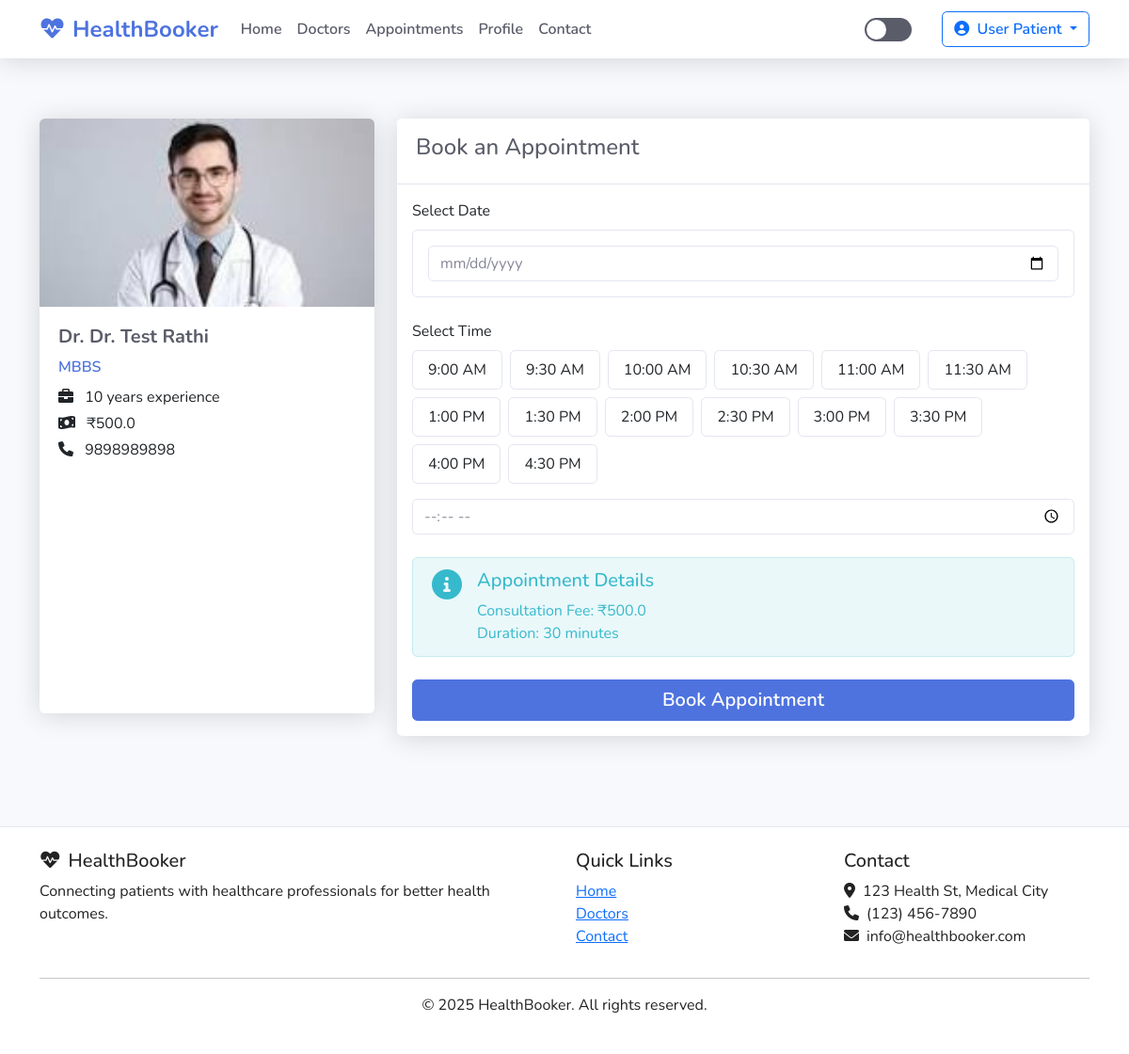
Page /book-appointment/1 (signed in) on the committed database.
### app.py (models this page shows, shortened)
class User(db.Model, UserMixin):
    id = db.Column(db.Integer, primary_key=True)
    name = db.Column(db.String(100), nullable=False)
    email = db.Column(db.String(120), unique=True, nullable=False)
    password = db.Column(db.String(60), nullable=False)
    user_type = db.Column(db.String(10), nullable=False)  # 'user' or 'doctor'
    profile_image = db.Column(db.String(20), nullable=False, default='default.jpg')
    date_joined = db.Column(db.DateTime, nullable=False, default=datetime.utcnow)
    appointments_as_user = db.relationship('Appointment', backref='patient', lazy=True,
                                          foreign_keys='Appointment.user_id')

class Doctor(db.Model):
    id = db.Column(db.Integer, primary_key=True)
    user_id = db.Column(db.Integer, db.ForeignKey('user.id'), nullable=False)
    specialization = db.Column(db.String(50), nullable=False)
    experience = db.Column(db.Integer, nullable=False)  # Years of experience
    fees = db.Column(db.Float, nullable=False)
    phone = db.Column(db.String(15), nullable=False)
    user = db.relationship('User', backref='doctor_profile', lazy=True,
                          foreign_keys=[user_id])
    appointments = db.relationship('Appointment', backref='doctor', lazy=True,
                                  foreign_keys='Appointment.doctor_id')

### routes.py (the view, shortened to what this page needs)
@app.route('/book-appointment/<int:doctor_id>', methods=['GET', 'POST'])
@login_required
def book_appointment(doctor_id):
    if current_user.user_type != 'user':
        flash('Only patients can book appointments.', 'warning')
        return redirect(url_for('doctors'))
    doctor = Doctor.query.get_or_404(doctor_id)
    form = AppointmentForm()
    return render_template('book_appointment.html', title='Book Appointment',
                          doctor=doctor, form=form)

### forms.py
class AppointmentForm(FlaskForm):
    date = DateField('Appointment Date', validators=[DataRequired()], format='%Y-%m-%d')
    time = TimeField('Appointment Time', validators=[DataRequired()], format='%H:%M')
    submit = SubmitField('Book Appointment')

### app.py (called while the page is built)
@login_manager.user_loader
def load_user(user_id):
    return User.query.get(int(user_id))

### templates/book_appointment.html (shortened to what this page needs)
<!DOCTYPE html>
<html lang="en">
<head>
    <link href="https://cdn.jsdelivr.net/npm/bootstrap@5.3.0/dist/css/bootstrap.min.css" rel="stylesheet">
    <link href="https://cdnjs.cloudflare.com/ajax/libs/font-awesome/6.0.0/css/all.min.css" rel="stylesheet">
    <link rel="stylesheet" href="https://cdn.jsdelivr.net/npm/flatpickr/dist/flatpickr.min.css">
    <link rel="stylesheet" href="{{ url_for('static', filename='css/main.css') }}">
</head>
<body>
    <nav class="navbar navbar-expand-lg navbar-light sticky-top">
        <div class="container">
            <a class="navbar-brand" href="{{ url_for('home') }}">
                <i class="fas fa-heartbeat me-2"></i>HealthBooker
            </a>
            <div class="collapse navbar-collapse" id="navbarNav">
                <ul class="navbar-nav me-auto">
                    <li class="nav-item">
                        <a class="nav-link" href="{{ url_for('home') }}">Home</a>
                    </li>
                    <li class="nav-item">
                        <a class="nav-link" href="{{ url_for('doctors') }}">Doctors</a>
                    </li>
                    {% if current_user.is_authenticated %}
                        {% if current_user.user_type == 'user' %}
                        <li class="nav-item">
                            <a class="nav-link" href="{{ url_for('user_appointments') }}">Appointments</a>
                        </li>
                        {% elif current_user.user_type == 'doctor' %}
                        <li class="nav-item">
                            <a class="nav-link" href="{{ url_for('doctor_appointments') }}">Appointments</a>
                        </li>
                        {% endif %}
                        <li class="nav-item">
                            <a class="nav-link" href="{{ url_for('profile') }}">Profile</a>
                        </li>
                    {% endif %}
                    <li class="nav-item">
                        <a class="nav-link" href="{{ url_for('contact') }}">Contact</a>
                    </li>
                </ul>
                <div class="d-flex align-items-center">
                    <div class="theme-toggle me-3" id="theme-toggle"></div>
                    <div class="ms-3">
                        {% if current_user.is_authenticated %}
                            <div class="dropdown">
                                <button class="btn btn-outline-primary dropdown-toggle" type="button" id="userDropdown" data-bs-toggle="dropdown" aria-expanded="false">
                                    <i class="fas fa-user-circle me-1"></i> {{ current_user.name }}
                                </button>
                            </div>
                        {% else %}
                            <a href="{{ url_for('login') }}" class="btn btn-outline-primary me-2">Login</a>
                            <a href="{{ url_for('register') }}" class="btn btn-primary">Register</a>
                        {% endif %}
                    </div>
                </div>
            </div>
        </div>
    </nav>
    <main>
        <div class="container py-5">
            <div class="row">
                <div class="col-lg-4 mb-4">
                    <div class="card doctor-card">
                        <img src="{{ url_for('static', filename='images/uploads/' + doctor.user.profile_image) }}" class="card-img-top" alt="{{ doctor.user.name }}">
                        <div class="doctor-info">
                            <h5 class="doctor-name">Dr. {{ doctor.user.name }}</h5>
                            <div class="doctor-specialization">{{ doctor.specialization }}</div>
                            <div class="doctor-details">
                                <p><i class="fas fa-briefcase me-2"></i> {{ doctor.experience }} years experience</p>
                                <p><i class="fas fa-money-bill-wave me-2"></i> ₹{{ doctor.fees }}</p>
                                <p><i class="fas fa-phone me-2"></i> {{ doctor.phone }}</p>
                            </div>
                        </div>
                    </div>
                </div>
                <div class="col-lg-8">
                    <div class="card">
                        <div class="card-header">
                            <h4>Book an Appointment</h4>
                        </div>
                        <div class="card-body">
                            <form method="POST" action="{{ url_for('book_appointment', doctor_id=doctor.id) }}">
                                <div class="mb-4">
                                    <label for="appointment-date" class="form-label">Select Date</label>
                                    <div class="date-picker">
                                        {{ form.date(class="form-control", id="appointment-date", placeholder="Select appointment date") }}
                                    </div>
                                </div>
                                <div class="mb-4">
                                    <label class="form-label">Select Time</label>
                                    <div class="time-slots">
                                        <div class="time-slot" data-time="09:00">9:00 AM</div>
                                        <div class="time-slot" data-time="09:30">9:30 AM</div>
                                        <div class="time-slot" data-time="10:00">10:00 AM</div>
                                        <div class="time-slot" data-time="10:30">10:30 AM</div>
                                        <div class="time-slot" data-time="11:00">11:00 AM</div>
                                        <div class="time-slot" data-time="11:30">11:30 AM</div>
                                        <div class="time-slot" data-time="13:00">1:00 PM</div>
                                        <div class="time-slot" data-time="13:30">1:30 PM</div>
                                        <div class="time-slot" data-time="14:00">2:00 PM</div>
                                        <div class="time-slot" data-time="14:30">2:30 PM</div>
                                        <div class="time-slot" data-time="15:00">3:00 PM</div>
                                        <div class="time-slot" data-time="15:30">3:30 PM</div>
                                        <div class="time-slot" data-time="16:00">4:00 PM</div>
                                        <div class="time-slot" data-time="16:30">4:30 PM</div>
                                    </div>
                                    {{ form.time(class="form-control", id="appointment-time", type="time") }}
                                </div>
                                <div class="mb-4">
                                    <div class="alert alert-info">
                                        <div class="d-flex">
                                            <div class="me-3">
                                                <i class="fas fa-info-circle fa-2x"></i>
                                            </div>
                                            <div>
                                                <h5 class="alert-heading">Appointment Details</h5>
                                                <p class="mb-0">Consultation Fee: ₹{{ doctor.fees }}</p>
                                                <p class="mb-0">Duration: 30 minutes</p>
                                            </div>
                                        </div>
                                    </div>
                                </div>
                                <div class="d-grid">
                                    {{ form.submit(class="btn btn-primary btn-lg") }}
                                </div>
                            </form>
                        </div>
                    </div>
                </div>
            </div>
        </div>
    </main>
    <footer>
        <div class="container">
            <div class="row">
                <div class="col-md-6">
                    <h5><i class="fas fa-heartbeat me-2"></i>HealthBooker</h5>
                    <p>Connecting patients with healthcare professionals for better health outcomes.</p>
                </div>
                <div class="col-md-3">
                    <h5>Quick Links</h5>
                    <ul class="list-unstyled">
                        <li><a href="{{ url_for('home') }}">Home</a></li>
                        <li><a href="{{ url_for('doctors') }}">Doctors</a></li>
                        <li><a href="{{ url_for('contact') }}">Contact</a></li>
                    </ul>
                </div>
                <div class="col-md-3">
                    <h5>Contact</h5>
                    <ul class="list-unstyled">
                        <li><i class="fas fa-map-marker-alt me-2"></i>123 Health St, Medical City</li>
                        <li><i class="fas fa-phone me-2"></i>(123) 456-7890</li>
                        <li><i class="fas fa-envelope me-2"></i>info@healthbooker.com</li>
                    </ul>
                </div>
            </div>
            <hr>
            <div class="text-center">
                <p>&copy; 2025 HealthBooker. All rights reserved.</p>
            </div>
        </div>
    </footer>
</body>
</html>

### static/css/main.css (style rules this page uses)
:root { --primary-color: #4e73df; --secondary-color: #1cc88a; --danger-color: #e74a3b; --warning-color: #f6c23e; --info-color: #36b9cc; --dark-color: #5a5c69; --light-color: #f8f9fc; --body-color: #858796; --white-color: #fff; --border-color: #e3e6f0; --shadow-color: rgba(0, 0, 0, 0.15); }
body { font-family: 'Nunito', -apple-system, BlinkMacSystemFont, 'Segoe UI', Roboto, 'Helvetica Neue', Arial, sans-serif; background-color: var(--light-color); color: #222; transition: all 0.3s ease; }
.navbar { background-color: var(--white-color); box-shadow: 0 0.15rem 1.75rem 0 var(--shadow-color); transition: all 0.3s ease; }
.navbar-brand { color: var(--primary-color) !important; font-weight: 700; font-size: 1.5rem; }
.nav-link { color: var(--dark-color) !important; font-weight: 600; padding: 0.5rem 1rem; transition: all 0.2s; }
.card { border: none; border-radius: 0.35rem; box-shadow: 0 0.15rem 1.75rem 0 var(--shadow-color); background-color: var(--white-color); transition: all 0.3s ease; }
.card-header { background-color: var(--white-color); border-bottom: 1px solid var(--border-color); padding: 1rem 1.25rem; font-weight: 700; color: var(--dark-color); }
.btn { border-radius: 0.35rem; padding: 0.375rem 0.75rem; font-weight: 600; transition: all 0.2s; }
.btn-primary { background-color: var(--primary-color); border-color: var(--primary-color); }
.form-control { border-radius: 0.35rem; padding: 0.375rem 0.75rem; border: 1px solid var(--border-color); color: var(--body-color); background-color: var(--white-color); transition: all 0.2s; }
.doctor-card { transition: transform 0.3s ease; height: 100%; }
.doctor-card img { height: 200px; object-fit: cover; object-position: top; border-top-left-radius: 0.35rem; border-top-right-radius: 0.35rem; }
.doctor-info { padding: 1.25rem; }
.doctor-name { font-weight: 700; font-size: 1.25rem; color: var(--dark-color); margin-bottom: 0.5rem; }
.doctor-specialization { color: var(--primary-color); font-weight: 600; margin-bottom: 0.5rem; }
.doctor-details { margin-bottom: 1rem; }
.doctor-details p { margin-bottom: 0.25rem; }
.theme-toggle { cursor: pointer; width: 50px; height: 25px; background-color: var(--dark-color); border-radius: 25px; position: relative; transition: all 0.3s ease; color: white; }
.theme-toggle::before { content: ''; position: absolute; width: 21px; height: 21px; border-radius: 50%; background-color: white; top: 2px; left: 2px; transition: all 0.3s ease; }
footer { background-color: var(--white-color); padding: 1.5rem 0; margin-top: 3rem; border-top: 1px solid var(--border-color); transition: all 0.3s ease; }
.date-picker { border: 1px solid var(--border-color); border-radius: 0.35rem; padding: 1rem; margin-bottom: 1rem; }
.time-slots { display: flex; flex-wrap: wrap; gap: 0.5rem; margin-bottom: 1rem; }
.time-slot { padding: 0.5rem 1rem; border: 1px solid var(--border-color); border-radius: 0.35rem; cursor: pointer; transition: all 0.2s; }
.alert { border-radius: 0.35rem; padding: 0.75rem 1.25rem; margin-bottom: 1rem; border: 1px solid transparent; }
.alert-info { background-color: rgba(54, 185, 204, 0.1); border-color: rgba(54, 185, 204, 0.2); color: var(--info-color); }

### rows in the picture
User: name "User Patient"
User: profile_image (picture), user.name "Dr. Test Rathi"
Doctor: specialization "MBBS", experience "10", fees "500.0", phone "9898989898"
